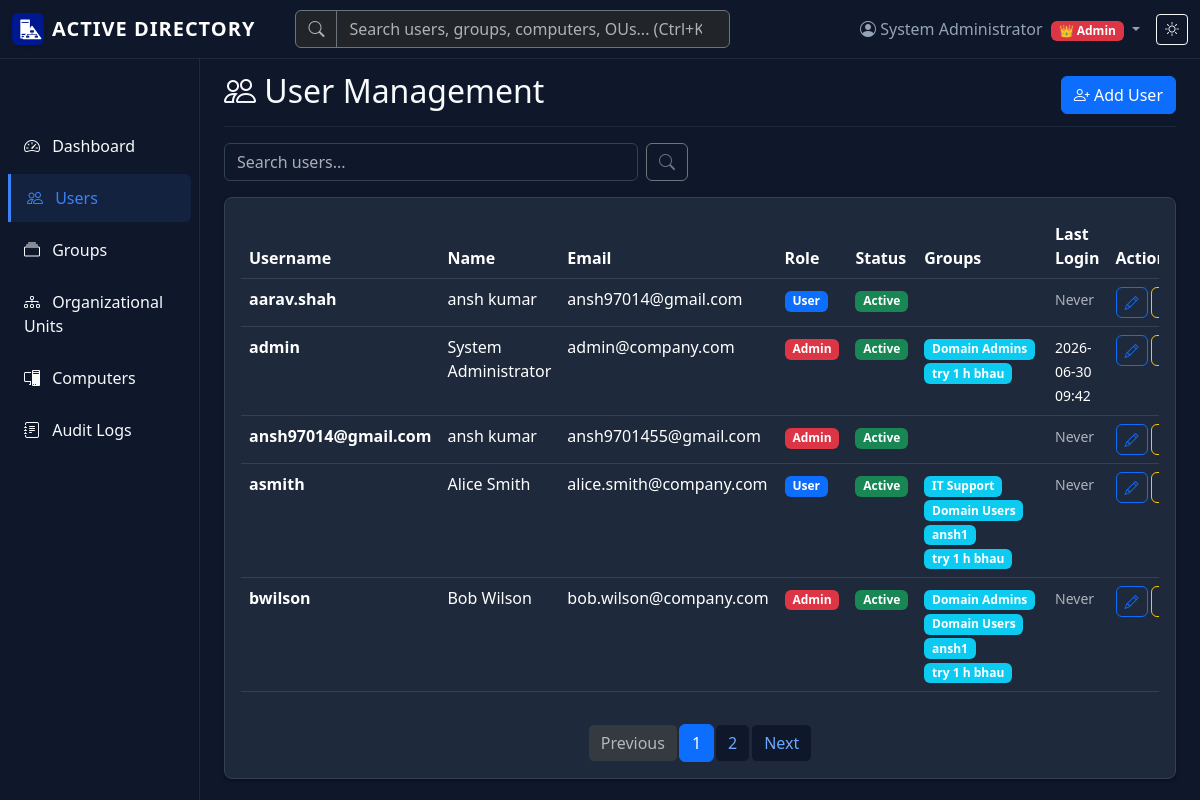
Page /users (signed in) on the earlier database version.
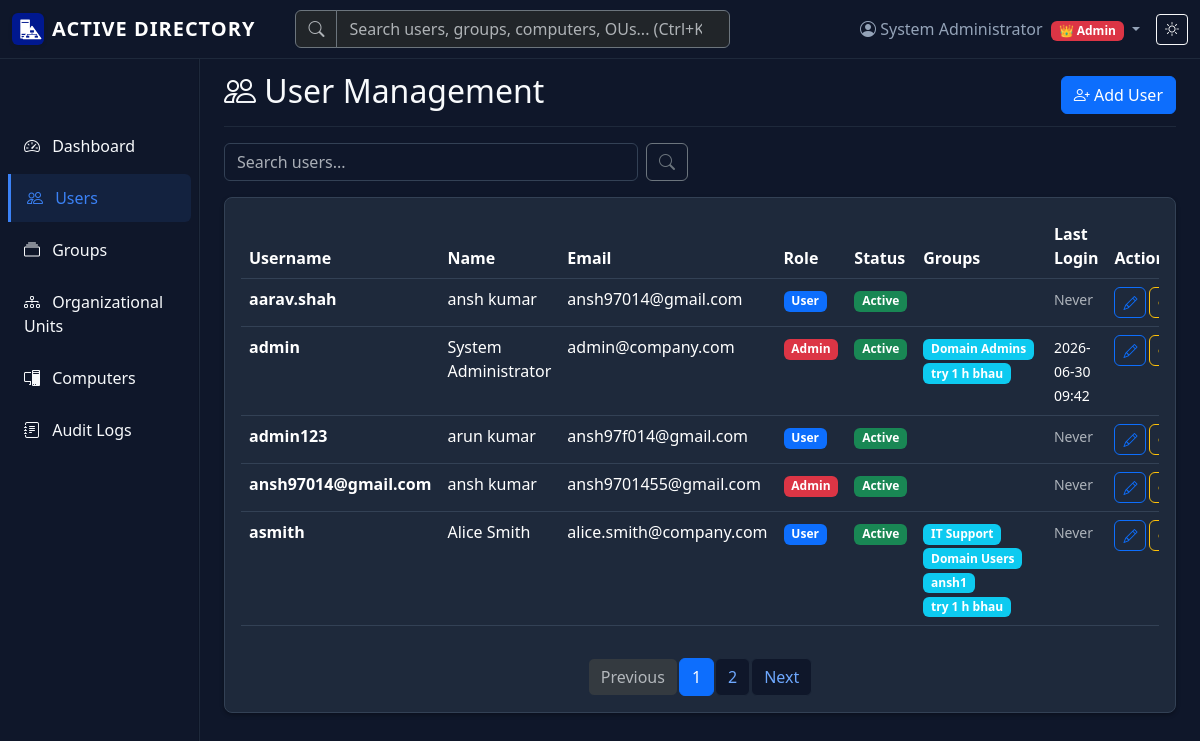
Same page on the later database version.
### models.py (models this page shows, shortened)
class User(UserMixin, db.Model):
    id = db.Column(db.Integer, primary_key=True)
    username = db.Column(db.String(80), unique=True, nullable=False, index=True)
    email = db.Column(db.String(120), unique=True, nullable=False, index=True)
    password_hash = db.Column(db.String(255), nullable=False)
    first_name = db.Column(db.String(50), nullable=False)
    last_name = db.Column(db.String(50), nullable=False)
    role = db.Column(db.String(20), nullable=False, default='User')  # Admin or User
    is_active = db.Column(db.Boolean, default=True, nullable=False)
    failed_attempts = db.Column(db.Integer, default=0, nullable=False)
    locked_until = db.Column(db.DateTime, nullable=True)
    created_at = db.Column(db.DateTime, default=lambda: datetime.now(timezone.utc), nullable=False)
    last_login = db.Column(db.DateTime, nullable=True)
    ou_id = db.Column(db.Integer, db.ForeignKey('organizational_unit.id'), nullable=True)
    groups = db.relationship('Group', secondary=group_members, lazy='subquery',
                           backref=db.backref('members', lazy=True))
    audit_logs = db.relationship('AuditLog', backref='user', lazy=True)
    def is_locked(self):
        if self.locked_until and datetime.utcnow() < self.locked_until:
            return True
        return False
    def is_admin(self):
        if self.role == 'Admin':
            return True
        admin_groups = [g for g in self.groups if g.grant_admin_rights]
        return len(admin_groups) > 0

class Group(db.Model):
    id = db.Column(db.Integer, primary_key=True)
    name = db.Column(db.String(100), unique=True, nullable=False, index=True)
    description = db.Column(db.Text, nullable=True)
    permissions = db.Column(db.String(50), nullable=False, default='user')  # user, admin
    grant_admin_rights = db.Column(db.Boolean, default=False, nullable=False)  # Whether members get admin role
    created_at = db.Column(db.DateTime, default=lambda: datetime.now(timezone.utc), nullable=False)
    ou_id = db.Column(db.Integer, db.ForeignKey('organizational_unit.id'), nullable=True)

### app.py (the view, shortened to what this page needs)
@app.route('/users')
@login_required_with_message
def users():
    page = request.args.get('page', 1, type=int)
    search = request.args.get('search', '', type=str)
    query = User.query
    users_pagination = query.order_by(User.username).paginate(
        page=page, per_page=app.config['ITEMS_PER_PAGE'], error_out=False
    )
    return render_template('users.html', title='User Management',
                         users=users_pagination.items, pagination=users_pagination, search=search)

### templates/users.html (shortened to what this page needs)
{% extends "base.html" %}
{% block content %}
<div class="d-flex justify-content-between flex-wrap flex-md-nowrap align-items-center pt-3 pb-2 mb-3 border-bottom">
    <h1 class="h2"><i class="bi bi-people"></i> User Management</h1>
    {% if current_user.is_admin() %}
    <div class="btn-toolbar mb-2 mb-md-0">
        <a href="{{ url_for('add_user') }}" class="btn btn-primary">
            <i class="bi bi-person-plus"></i> Add User
        </a>
    </div>
    {% endif %}
</div>
<div class="row mb-3">
    <div class="col-md-6">
        <form method="GET" class="d-flex">
            <input type="text" name="search" class="form-control" placeholder="Search users..."
                   value="{{ search }}" onchange="this.form.submit()">
            <button type="submit" class="btn btn-outline-secondary ms-2">
                <i class="bi bi-search"></i>
            </button>
        </form>
    </div>
</div>
<div class="card">
    <div class="card-body d-flex flex-column paginated-container">
        {% if users %}
        <div class="table-responsive">
            <table class="table table-hover">
                <thead>
                    <tr>
                        <th>Username</th>
                        <th>Name</th>
                        <th>Email</th>
                        <th>Role</th>
                        <th>Status</th>
                        <th>Groups</th>
                        <th>Last Login</th>
                        {% if current_user.is_admin() %}
                        <th>Actions</th>
                        {% endif %}
                    </tr>
                </thead>
                <tbody>
                    {% for user in users %}
                    <tr>
                        <td>
                            <strong>{{ user.username }}</strong>
                        </td>
                        <td>{{ user.first_name }} {{ user.last_name }}</td>
                        <td>{{ user.email }}</td>
                        <td>
                            <span class="badge {% if user.role == 'Admin' %}bg-danger{% else %}bg-primary{% endif %}">
                                {{ user.role }}
                            </span>
                        </td>
                        <td>
                            <span class="badge {% if user.is_active %}bg-success{% else %}bg-secondary{% endif %}">
                                {% if user.is_active %}Active{% else %}Inactive{% endif %}
                            </span>
                        </td>
                        <td>
                            {% for group in user.groups %}
                                <span class="badge bg-info me-1">{{ group.name }}</span>
                            {% endfor %}
                        </td>
                        <td>
                            {% if user.last_login %}
                                <small>{{ user.last_login.strftime('%Y-%m-%d %H:%M') }}</small>
                            {% else %}
                                <small class="text-muted">Never</small>
                            {% endif %}
                        </td>
                        {% if current_user.is_admin() %}
                        <td>
                            <div class="btn-group" role="group">
                                <a href="{{ url_for('edit_user', id=user.id) }}"
                                   class="btn btn-sm btn-outline-primary" title="Edit">
                                    <i class="bi bi-pencil"></i>
                                </a>
                                <a href="{{ url_for('reset_password', id=user.id) }}"
                                   class="btn btn-sm btn-outline-warning" title="Reset Password">
                                </a>
                            </div>
                        </td>
                        {% endif %}
                    </tr>
                    {% endfor %}
                </tbody>
            </table>
        </div>
        {% if pagination %}
        <nav aria-label="User pagination" class="mt-auto pt-3">
            <ul class="pagination justify-content-center mb-0">
                {% if pagination.has_prev %}
                    <li class="page-item">
                        <a class="page-link" href="{{ url_for('users', page=pagination.prev_num, search=search) }}">Previous</a>
                    </li>
                {% else %}
                    <li class="page-item disabled">
                        <span class="page-link">Previous</span>
                    </li>
                {% endif %}
                {% for page_num in pagination.iter_pages() %}
                    {% if page_num %}
                        {% if page_num != pagination.page %}
                            <li class="page-item">
                                <a class="page-link" href="{{ url_for('users', page=page_num, search=search) }}">{{ page_num }}</a>
                            </li>
                        {% else %}
                            <li class="page-item active">
                                <span class="page-link">{{ page_num }}</span>
                            </li>
                        {% endif %}
                    {% else %}
                        <li class="page-item disabled">
                            <span class="page-link">...</span>
                        </li>
                    {% endif %}
                {% endfor %}
                {% if pagination.has_next %}
                    <li class="page-item">
                        <a class="page-link" href="{{ url_for('users', page=pagination.next_num, search=search) }}">Next</a>
                    </li>
                {% else %}
                    <li class="page-item disabled">
                        <span class="page-link">Next</span>
                    </li>
                {% endif %}
            </ul>
        </nav>
        {% endif %}
        {% else %}
        <p class="text-muted text-center">No users found.</p>
        {% endif %}
    </div>
</div>
{% endblock %}

### templates/base.html (shortened to what this page needs)
<!DOCTYPE html>
<html lang="en" data-bs-theme="dark">
<head>
    <link href="https://cdn.jsdelivr.net/npm/bootstrap@5.3.2/dist/css/bootstrap.min.css" rel="stylesheet">
    <link href="https://cdn.jsdelivr.net/npm/bootstrap-icons@1.11.1/font/bootstrap-icons.css" rel="stylesheet">
    <link href="{{ url_for('static', filename='css/custom.css') }}" rel="stylesheet">
</head>
<body>
    {% if current_user.is_authenticated %}
    <nav class="navbar navbar-expand-lg navbar-dark bg-primary fixed-top">
        <div class="container-fluid">
            <a class="navbar-brand d-flex align-items-center" href="{{ url_for('dashboard') }}">
                <strong style="letter-spacing: 1px; font-weight: 700;">ACTIVE DIRECTORY</strong>
            </a>
            <div class="collapse navbar-collapse" id="navbarNav">
                <ul class="navbar-nav me-auto mb-2 mb-lg-0 w-50">
                    <li class="nav-item w-100 ms-lg-4">
                        <form class="d-flex" action="{{ url_for('search') }}" method="GET">
                            <div class="input-group">
                                <span class="input-group-text bg-dark border-secondary text-muted"><i class="bi bi-search"></i></span>
                                <input class="form-control bg-dark border-secondary text-light" type="search" name="q" placeholder="Search users, groups, computers, OUs... (Ctrl+K)" aria-label="Search">
                            </div>
                        </form>
                    </li>
                </ul>
                <ul class="navbar-nav align-items-center">
                    <li class="nav-item dropdown">
                        <a class="nav-link dropdown-toggle" href="#" role="button" data-bs-toggle="dropdown">
                            <i class="bi bi-person-circle"></i> {{ current_user.first_name }} {{ current_user.last_name }}
                            {% if current_user.is_admin() %}
                                <span class="badge bg-danger ms-1">👑 Admin</span>
                            {% endif %}
                        </a>
                    </li>
                    <li class="nav-item">
                        <button class="btn btn-outline-light btn-sm ms-2" onclick="toggleTheme()" id="themeToggle">
                        </button>
                    </li>
                </ul>
            </div>
        </div>
    </nav>
    {% endif %}
    <div class="container-fluid">
        <div class="row">
            {% if current_user.is_authenticated %}
            <nav class="col-md-2 d-md-block bg-body-secondary sidebar collapse">
                <div class="position-sticky pt-3">
                    <ul class="nav flex-column">
                        <li class="nav-item">
                            <a class="nav-link {% if request.endpoint == 'dashboard' %}active{% endif %}"
                               href="{{ url_for('dashboard') }}">
                                <i class="bi bi-speedometer2"></i> Dashboard
                            </a>
                        </li>
                        <li class="nav-item">
                            <a class="nav-link {% if request.endpoint in ['users', 'add_user', 'edit_user'] %}active{% endif %}"
                               href="{{ url_for('users') }}">
                                <i class="bi bi-people"></i> Users
                            </a>
                        </li>
                        <li class="nav-item">
                            <a class="nav-link {% if request.endpoint in ['groups', 'add_group', 'edit_group'] %}active{% endif %}"
                               href="{{ url_for('groups') }}">
                                <i class="bi bi-collection"></i> Groups
                            </a>
                        </li>
                        <li class="nav-item">
                            <a class="nav-link {% if request.endpoint and request.endpoint.startswith('ou_bp.') %}active{% endif %}"
                               href="{{ url_for('ou_bp.organizational_units') }}">
                                <i class="bi bi-diagram-3"></i> Organizational Units
                            </a>
                        </li>
                        <li class="nav-item">
                            <a class="nav-link {% if request.endpoint in ['computers', 'add_computer', 'edit_computer'] %}active{% endif %}"
                               href="{{ url_for('computers') }}">
                                <i class="bi bi-pc-display"></i> Computers
                            </a>
                        </li>
                        <li class="nav-item">
                            <a class="nav-link {% if request.endpoint == 'audit_logs' %}active{% endif %}"
                               href="{{ url_for('audit_logs') }}">
                                <i class="bi bi-journal-text"></i> Audit Logs
                            </a>
                        </li>
                    </ul>
                </div>
            </nav>
            {% endif %}
            <main class="{% if current_user.is_authenticated %}col-md-9 ms-sm-auto col-lg-10 px-md-4{% else %}col-12{% endif %}">
                {% block content %}{% endblock %}
            </main>
        </div>
    </div>
</body>
</html>

Differences in the rows shown:
no longer on this page (row unchanged): User: username "bwilson", first_name "Bob", last_name "Wilson", email "bob.wilson@company.com", role "Admin", is_active "Active", shows "Never", Group (name "Domain Admins"), Group (name "Domain Users"), Group (name "ansh1"), Group (name "try 1 h bhau")
added User: username "admin123", first_name "arun", last_name "kumar", email "ansh97f014@gmail.com", role "User", is_active "Active", shows "Never"
